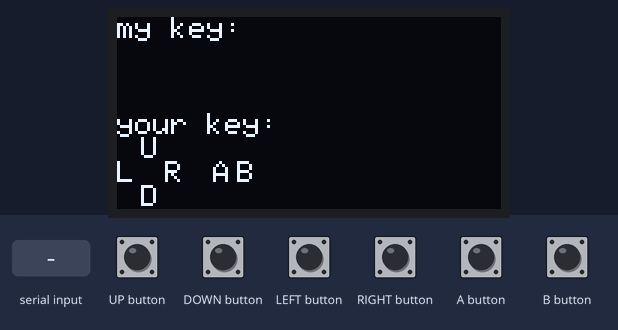
Simulated run of this sketch. Board: Arduboy, built with avr-gcc and run on an emulated ATmega32U4. On the bench: 128×64 one-colour display. The test bench sets the inputs (shaded band). What the sketch prints to the serial monitor is not drawn.

Above: at 1.2 s.
1.3 s: "1" received over Serial
At 1.6 s:
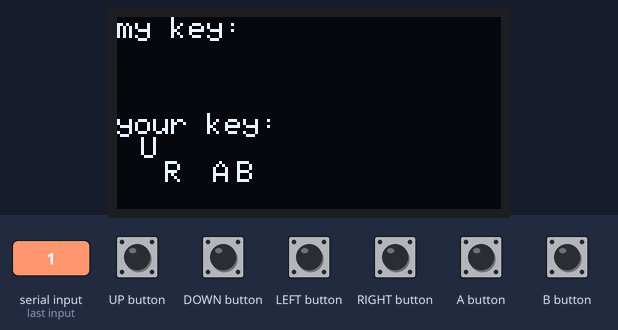
2.8 s: DOWN button pressed for 0.15 s
At 3.03 s:
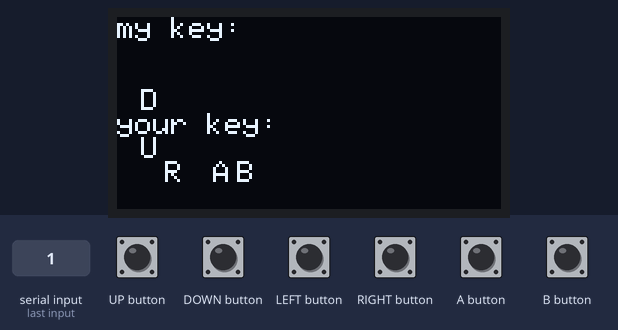
4.5 s: LEFT button pressed for 0.15 s
At 4.72 s:
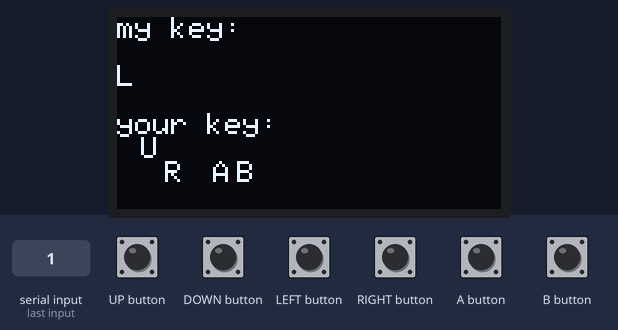
6.3 s: UP button pressed for 0.15 s
At 6.52 s:
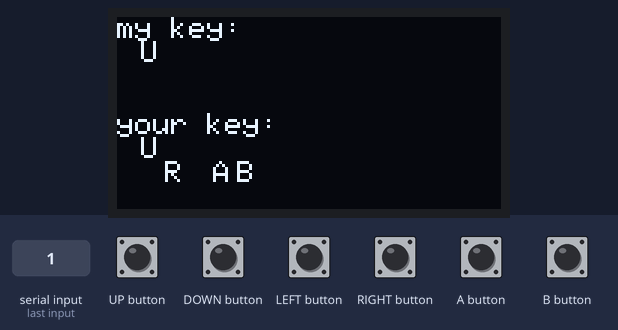
8.0 s: RIGHT button pressed for 0.15 s
At 8.21 s:
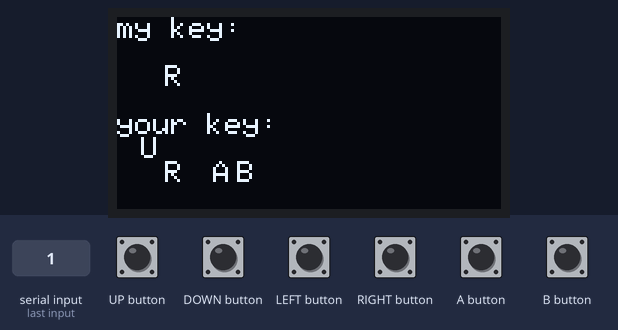
9.8 s: A button pressed for 0.15 s
At 10.02 s:
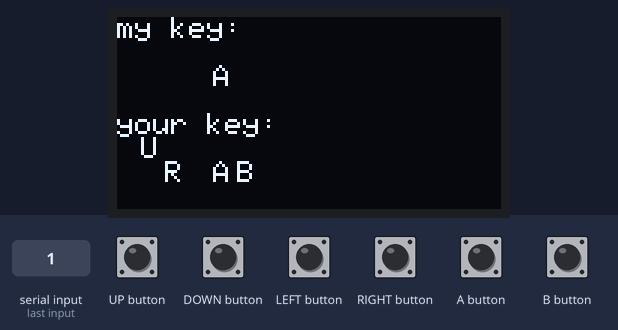
Timing chart, 0 to 12.5 s (numbered marks = the images above; inputs shaded):
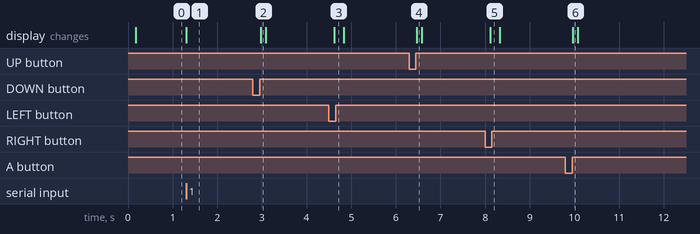

The sketch:

client.ino
```cpp
#include <Arduboy.h>
Arduboy arduboy;
#define PLAYER_OWN (0)
#define PLAYER_OPP (1)
#define PLAYERS    (2)
char keymapMP[PLAYERS]={0x00, 0x00};
void setup() {
  arduboy.beginNoLogo();
  arduboy.setFrameRate(15);
  Serial.setTimeout(100);
  Serial.begin(9600);
}
void loop() {
  //PIN -> latch own key -> cMPKey
  for(int k=2;k<8;k++){
    keymapMP[PLAYER_OWN] |= arduboy.pressed(_BV(k))?0x00:_BV(k);
  }
  // in active frame
  if (!(arduboy.nextFrame())) return;

  //Serial -> receive opp key -> cMPKey
  Serial.write(&keymapMP[PLAYER_OWN],1);
  Serial.readBytes(&keymapMP[PLAYER_OPP],1);

  //clear for next
  procAll();
  keymapMP[PLAYER_OWN]=0x00;
}
void procAll(){
  drawAll();
}
void drawAll(){
  arduboy.clear();
  arduboy.setCursor( 0, 0);
  arduboy.println("my key:");
  arduboy.setCursor( 8, 8);
  arduboy.println((keymapMP[PLAYER_OWN]&UP_BUTTON)?"":"U");
  arduboy.setCursor( 0,16);
  arduboy.println((keymapMP[PLAYER_OWN]&LEFT_BUTTON)?"":"L");
  arduboy.setCursor(16,16);
  arduboy.println((keymapMP[PLAYER_OWN]&RIGHT_BUTTON)?"":"R");
  arduboy.setCursor(32,16);
  arduboy.println((keymapMP[PLAYER_OWN]&A_BUTTON)?"":"A");
  arduboy.setCursor(40,16);
  arduboy.println((keymapMP[PLAYER_OWN]&B_BUTTON)?"":"B");
  arduboy.setCursor( 8,24);
  arduboy.println((keymapMP[PLAYER_OWN]&DOWN_BUTTON)?"":"D");

  arduboy.setCursor( 0,32);
  arduboy.println("your key:");
  arduboy.setCursor( 8,40);
  arduboy.println((keymapMP[PLAYER_OPP]&UP_BUTTON)?"":"U");
  arduboy.setCursor( 0,48);
  arduboy.println((keymapMP[PLAYER_OPP]&LEFT_BUTTON)?"":"L");
  arduboy.setCursor(16,48);
  arduboy.println((keymapMP[PLAYER_OPP]&RIGHT_BUTTON)?"":"R");
  arduboy.setCursor(32,48);
  arduboy.println((keymapMP[PLAYER_OPP]&A_BUTTON)?"":"A");
  arduboy.setCursor(40,48);
  arduboy.println((keymapMP[PLAYER_OPP]&B_BUTTON)?"":"B");
  arduboy.setCursor( 8,56);
  arduboy.println((keymapMP[PLAYER_OPP]&DOWN_BUTTON)?"":"D");

  arduboy.display();
}
```

Measured:
- after the input at 1.3 s, the display: changes at once (image 1)
- after the input at 2.8 s, the display: changes after 0.18 s (image 2)
- after the input at 4.5 s, the display: changes after 0.12 s (image 3)
- after the input at 6.3 s, the display: changes after 0.17 s (image 4)
- after the input at 8.0 s, the display: changes after 0.11 s (image 5)
- after the input at 9.8 s, the display: changes after 0.17 s (image 6)
